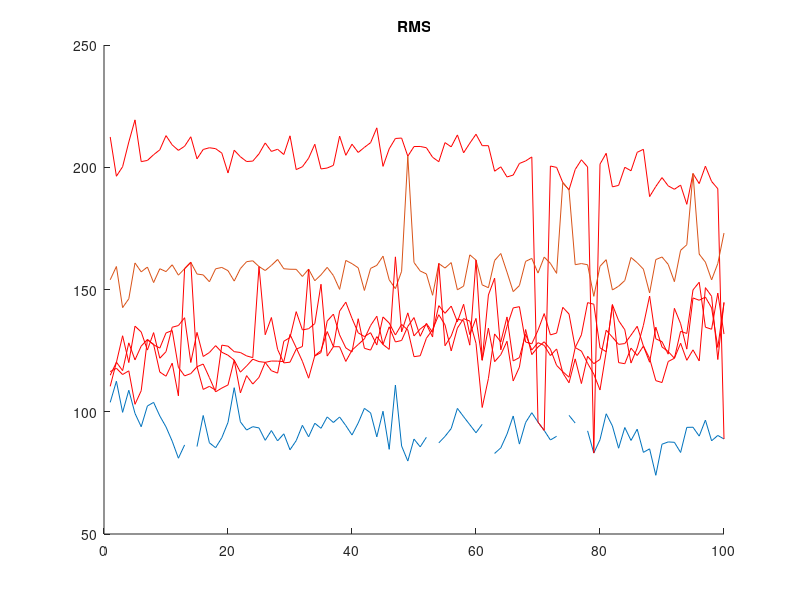
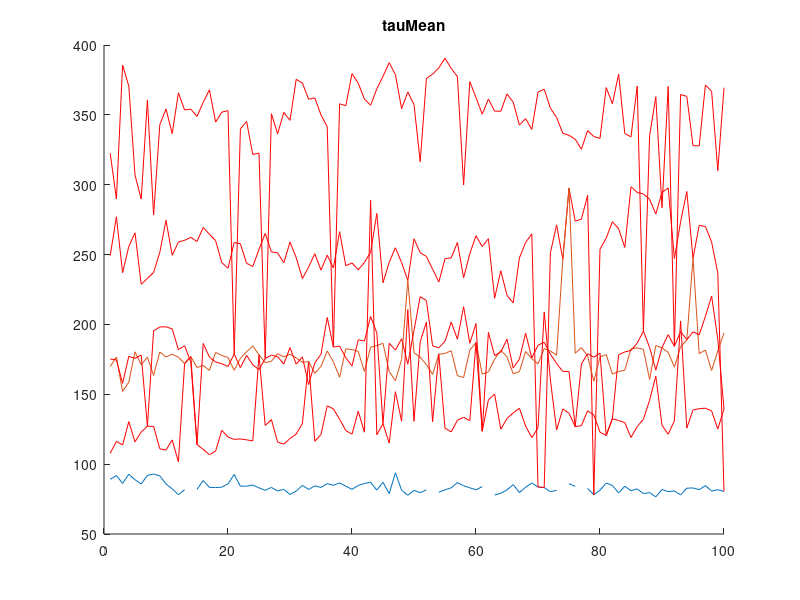

MATLAB code for these plots, in order:
load('tauMean.mat')
load('RMS.mat')
% plot RMS
figure,
hold on
for i = 1:6
    if i == 1 |i == 3
        plot(RMS(:,i))
    else
        plot(RMS(:,i),'r')
    end
end
title('RMS')
% plot taumean
figure,
hold on
for i = 1:6
    if i == 1 |i == 3
        plot(tauMean(:,i))
    else
        plot(tauMean(:,i),'r')
    end
end
title('tauMean')

        
        